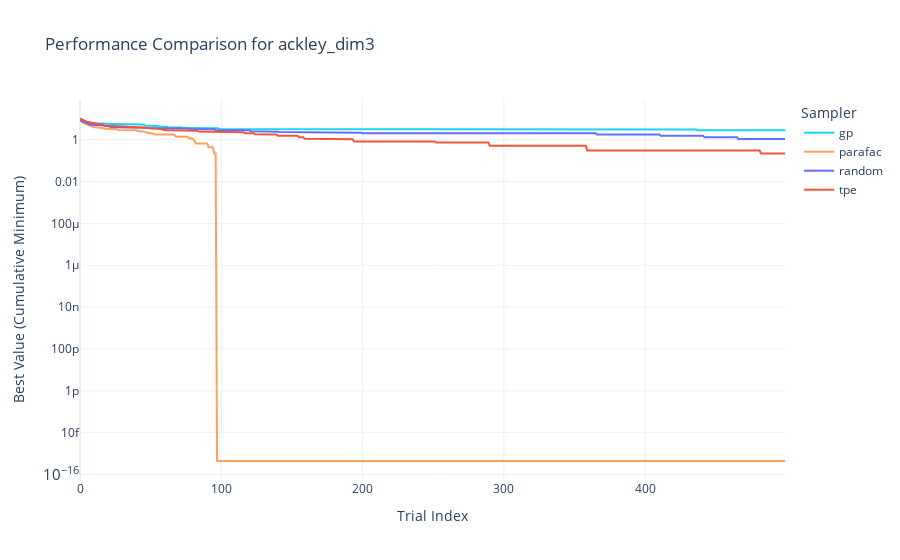
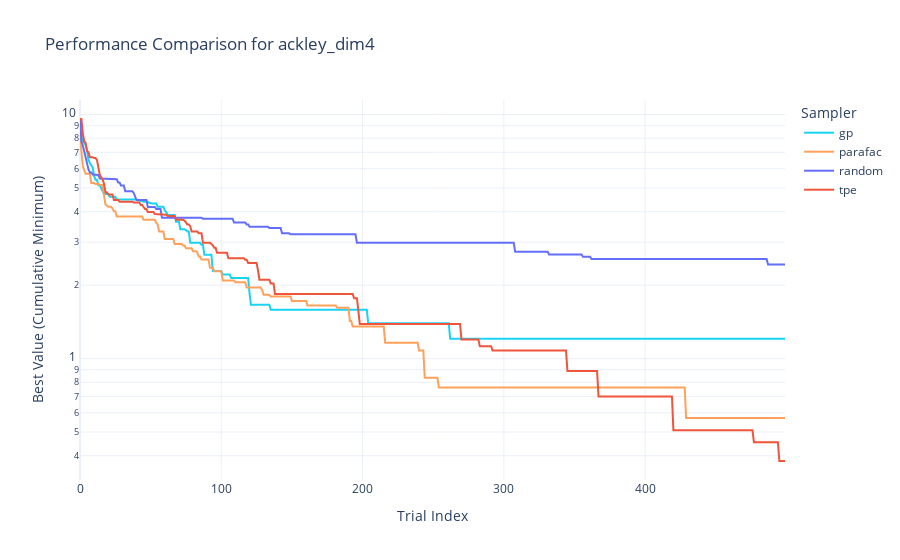
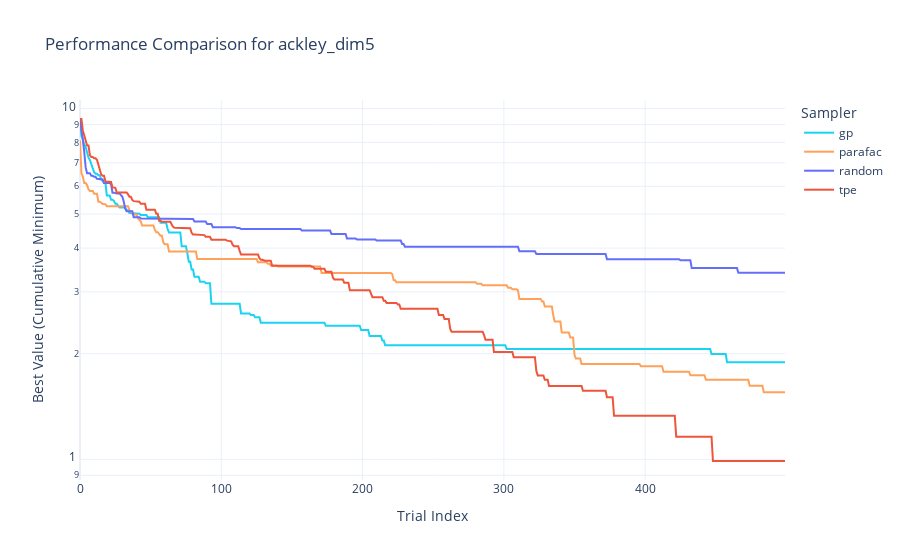
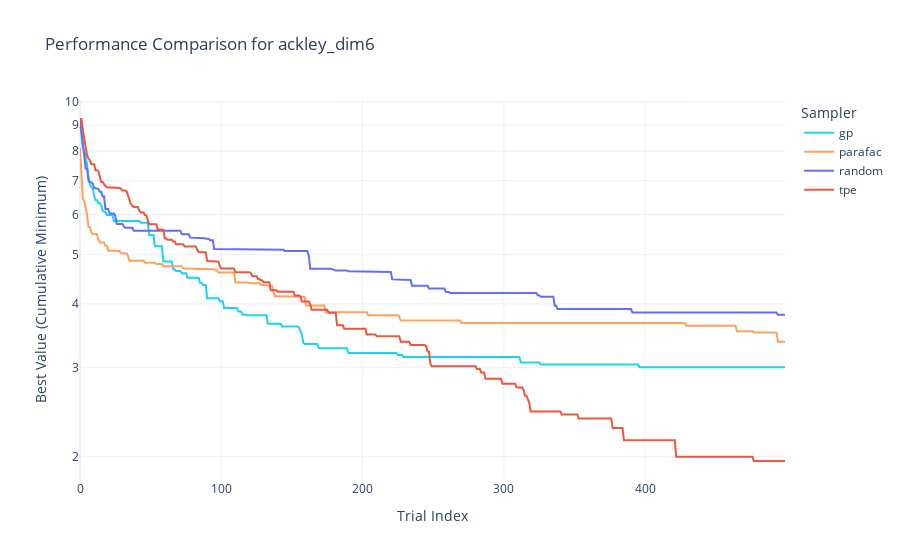

The cell these charts' notebook holds for them, in order:
### Code cell
import plotly.colors as pc
import plotly.graph_objects as go
from collections import defaultdict
import numpy as np




max_plot_length = 500


# Function to convert hex to rgba
def hex_to_rgba(hex_color, alpha=0.2):
    hex_color = hex_color.lstrip('#')
    rgb = tuple(int(hex_color[i:i+2], 16) for i in (0, 2, 4))
    return f'rgba({rgb[0]}, {rgb[1]}, {rgb[2]}, {alpha})'

# Updating sampler colors to HEX for compatibility
sampler_colors = {
    'random': pc.qualitative.Plotly[0],
    'tpe': pc.qualitative.Plotly[1],
    'gp': pc.qualitative.Plotly[2],
    'hgp': pc.qualitative.Plotly[3],
    'parafac': pc.qualitative.Plotly[4],
    'botorch': pc.qualitative.Plotly[5],
}



for objective_function, samplers in grouped_results.items():
    fig = go.Figure()

    if 'ackley_dim2' == objective_function or 'sphere_dim2' == objective_function:
        continue        

    if "parafac" not in [sampler_key.split("_")[2] for sampler_key in samplers]:
        continue

    for sampler_key in samplers:
        # サンプラーを抽出
        sampler_name = sampler_key.split("_")[2]  # "random", "tpe", etc.

        if sampler_name == "hgp":
            continue

        if sampler_name == "gp":
            continue


        # 各サンプラーの結果をプロット
        histories = results[sampler_key]
        max_length = max(len(h) for h in histories)
        padded_histories = [np.pad(h, (0, max_length - len(h)), 'edge') for h in histories]
        mean_history = np.mean(padded_histories, axis=0)
        std_history = np.std(padded_histories, axis=0)

        # プロットする範囲を制限
        truncated_mean_history = mean_history[:max_plot_length]
        truncated_std_history = std_history[:max_plot_length]

        # 1シグマの上下限を計算
        lower_bound = truncated_mean_history - truncated_std_history
        upper_bound = truncated_mean_history + truncated_std_history

        # 平均履歴をプロット
        fig.add_trace(go.Scatter(
            x=list(range(len(truncated_mean_history))),
            y=truncated_mean_history,
            mode='lines',
            name=sampler_name if sampler_name != "botorch" else "gp",
            line=dict(color=sampler_colors[sampler_name])
        ))

        #         # 1シグマの塗りつぶしを追加
        # fig.add_trace(go.Scatter(
        #     x=list(range(len(truncated_mean_history))) + list(range(len(truncated_mean_history))[::-1]),
        #     y=list(upper_bound) + list(lower_bound[::-1]),
        #     fill='toself',
        #     fillcolor=hex_to_rgba(sampler_colors[sampler_name], alpha=0.2),
        #     line=dict(color='rgba(255,255,255,0)'),  # No border line
        #     hoverinfo="skip",  # Skip hover info for the fill
        #     showlegend=False  # Don't show in the legend
        # ))


    # グラフの設定
    fig.update_layout(
        title=f"Performance Comparison for {objective_function}",
        xaxis_title="Trial Index",
        yaxis_title="Best Value (Cumulative Minimum)",
        legend_title="Sampler",
        template="plotly_white"
    )
    fig.update_yaxes(type="log")
    fig.show()

    import os
    file_name = os.path.join(results_dir, f"{objective_function}_history_without_sigma.png")
    fig.write_image(file_name)

### Figure 1 — Plotly figure (JSON) as saved in the notebook; plotly's stock layout.template omitted (floating-point values rounded to 4 significant figures; data arrays with more than 128 entries replaced by an {"elided": "..."} marker saying what was removed)
{"data": [{"line": {"color": "#19D3F3"}, "mode": "lines", "name": "gp", "type": "scatter", "x": {"elided": "500 int values"}, "y": {"elided": "500 float values"}}, {"line": {"color": "#FFA15A"}, "mode": "lines", "name": "parafac", "type": "scatter", "x": {"elided": "500 int values"}, "y": {"elided": "500 float values"}}, {"line": {"color": "#636EFA"}, "mode": "lines", "name": "random", "type": "scatter", "x": {"elided": "500 int values"}, "y": {"elided": "500 float values"}}, {"line": {"color": "#EF553B"}, "mode": "lines", "name": "tpe", "type": "scatter", "x": {"elided": "500 int values"}, "y": {"elided": "500 float values"}}], "layout": {"legend": {"title": {"text": "Sampler"}}, "title": {"text": "Performance Comparison for ackley_dim3"}, "xaxis": {"title": {"text": "Trial Index"}}, "yaxis": {"title": {"text": "Best Value (Cumulative Minimum)"}, "type": "log"}}}

### Figure 2 — Plotly figure (JSON) as saved in the notebook; plotly's stock layout.template omitted (floating-point values rounded to 4 significant figures; data arrays with more than 128 entries replaced by an {"elided": "..."} marker saying what was removed)
{"data": [{"line": {"color": "#19D3F3"}, "mode": "lines", "name": "gp", "type": "scatter", "x": {"elided": "500 int values"}, "y": {"elided": "500 float values"}}, {"line": {"color": "#FFA15A"}, "mode": "lines", "name": "parafac", "type": "scatter", "x": {"elided": "500 int values"}, "y": {"elided": "500 float values"}}, {"line": {"color": "#636EFA"}, "mode": "lines", "name": "random", "type": "scatter", "x": {"elided": "500 int values"}, "y": {"elided": "500 float values"}}, {"line": {"color": "#EF553B"}, "mode": "lines", "name": "tpe", "type": "scatter", "x": {"elided": "500 int values"}, "y": {"elided": "500 float values"}}], "layout": {"legend": {"title": {"text": "Sampler"}}, "title": {"text": "Performance Comparison for ackley_dim4"}, "xaxis": {"title": {"text": "Trial Index"}}, "yaxis": {"title": {"text": "Best Value (Cumulative Minimum)"}, "type": "log"}}}

### Figure 3 — Plotly figure (JSON) as saved in the notebook; plotly's stock layout.template omitted (floating-point values rounded to 4 significant figures; data arrays with more than 128 entries replaced by an {"elided": "..."} marker saying what was removed)
{"data": [{"line": {"color": "#19D3F3"}, "mode": "lines", "name": "gp", "type": "scatter", "x": {"elided": "500 int values"}, "y": {"elided": "500 float values"}}, {"line": {"color": "#FFA15A"}, "mode": "lines", "name": "parafac", "type": "scatter", "x": {"elided": "500 int values"}, "y": {"elided": "500 float values"}}, {"line": {"color": "#636EFA"}, "mode": "lines", "name": "random", "type": "scatter", "x": {"elided": "500 int values"}, "y": {"elided": "500 float values"}}, {"line": {"color": "#EF553B"}, "mode": "lines", "name": "tpe", "type": "scatter", "x": {"elided": "500 int values"}, "y": {"elided": "500 float values"}}], "layout": {"legend": {"title": {"text": "Sampler"}}, "title": {"text": "Performance Comparison for ackley_dim5"}, "xaxis": {"title": {"text": "Trial Index"}}, "yaxis": {"title": {"text": "Best Value (Cumulative Minimum)"}, "type": "log"}}}

### Figure 4 — Plotly figure (JSON) as saved in the notebook; plotly's stock layout.template omitted (floating-point values rounded to 4 significant figures; data arrays with more than 128 entries replaced by an {"elided": "..."} marker saying what was removed)
{"data": [{"line": {"color": "#19D3F3"}, "mode": "lines", "name": "gp", "type": "scatter", "x": {"elided": "500 int values"}, "y": {"elided": "500 float values"}}, {"line": {"color": "#FFA15A"}, "mode": "lines", "name": "parafac", "type": "scatter", "x": {"elided": "500 int values"}, "y": {"elided": "500 float values"}}, {"line": {"color": "#636EFA"}, "mode": "lines", "name": "random", "type": "scatter", "x": {"elided": "500 int values"}, "y": {"elided": "500 float values"}}, {"line": {"color": "#EF553B"}, "mode": "lines", "name": "tpe", "type": "scatter", "x": {"elided": "500 int values"}, "y": {"elided": "500 float values"}}], "layout": {"legend": {"title": {"text": "Sampler"}}, "title": {"text": "Performance Comparison for ackley_dim6"}, "xaxis": {"title": {"text": "Trial Index"}}, "yaxis": {"title": {"text": "Best Value (Cumulative Minimum)"}, "type": "log"}}}
